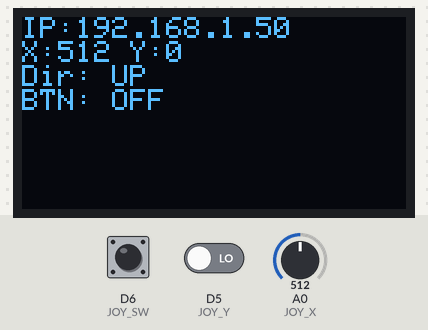
Recording of a sketch running on a simulated ESP8266 (NodeMCU). Shown: 128×64 one-colour display. The inputs (shaded band) are chosen by the test bench; at power-on: A0 (JOY_X) = 512, D6 (JOY_SW) HIGH, D5 (JOY_Y) LOW. WiFi joins after 1.5 s; servers stay silent unless stated; what the sketch prints to the serial monitor is not drawn.

Above: at 4.7 s.
4.8 s: A0 (JOY_X) set to 588
At 6.1 s:
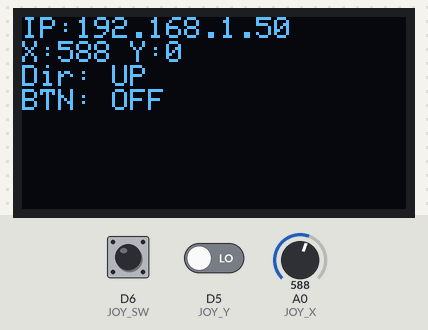
6.4 s: A0 (JOY_X) set to 617
At 7.2 s:
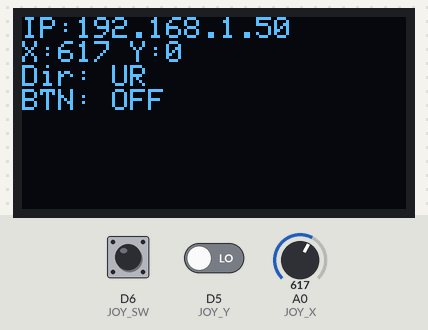
7.9 s: D6 (JOY_SW) pulled LOW for 0.15 s
At 8.01 s:
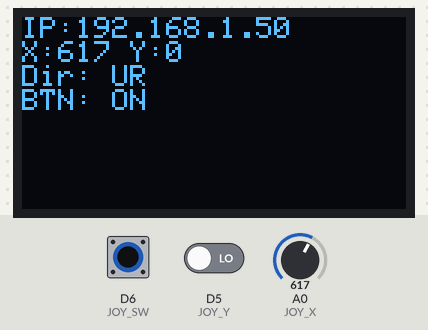
9.5 s: D5 (JOY_Y) driven HIGH
At 10.7 s:
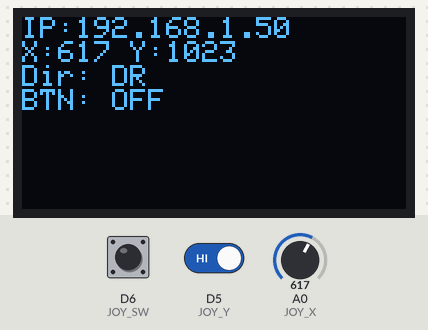
11.0 s: D6 (JOY_SW) pulled LOW for 1 s
At 11.4 s:
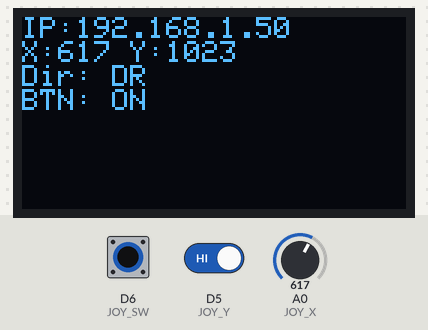
13.5 s: A0 (JOY_X) set to 590
At 14.8 s:
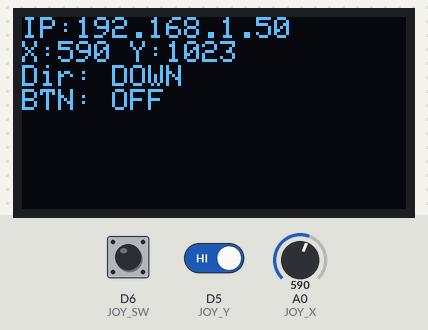
Timing chart, 0 to 16.0 s (numbered marks = the images above; inputs shaded):
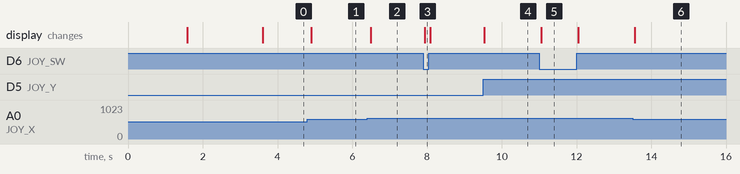

Measured:
- the behaviour switches between 600 and 601 on A0 (JOY_X) (found by bisection; images 1 and 2)
- after the input at 4.8 s, the display: changes after 0.10 s (image 1)
- after the input at 6.4 s, the display: changes after 0.10 s (image 2)
- after the input at 7.9 s, the display: changes at once (image 3)
- after the input at 9.5 s, the display: changes at once (image 4)
- after the input at 11.0 s, the display: changes after 0.05 s (image 5)
- after the input at 13.5 s, the display: changes after 0.06 s (image 6)

The sketch:

joystick-display.ino
```cpp
#include <Wire.h>
#include <Adafruit_GFX.h>
#include <Adafruit_SSD1306.h>
#include <ESP8266WiFi.h>
#include <ESP8266WebServer.h>

#define SCREEN_WIDTH 128
#define SCREEN_HEIGHT 64
#define OLED_RESET -1
Adafruit_SSD1306 display(SCREEN_WIDTH, SCREEN_HEIGHT, &Wire, OLED_RESET);

// Joystick pins
#define JOY_X A0
#define JOY_Y D5
#define JOY_SW D6

// Configurações WiFi
const char* ssid = "sua_rede_wifi";
const char* password = "sua_senha_wifi";

// IP Fixo
IPAddress ip(192, 168, 100, 147); // Defina o IP fixo desejado
IPAddress gateway(192, 168, 100, 1);
IPAddress subnet(255, 255, 255, 0);

ESP8266WebServer server(80);

// Variáveis do joystick
int xVal = 512;
int yVal = 512;
bool buttonPressed = false;
String direction = "CENTER";

void setup() {
  Serial.begin(115200);

  pinMode(JOY_SW, INPUT_PULLUP);
  pinMode(JOY_Y, INPUT);

  // Configurar I2C
  Wire.begin(D2, D1);

  // Inicializar OLED
  if (!display.begin(SSD1306_SWITCHCAPVCC, 0x3C)) {
    Serial.println(F("SSD1306 allocation failed"));
    while (1);
  }

  display.clearDisplay();
  display.setTextSize(1);
  display.setTextColor(SSD1306_WHITE);
  display.setCursor(0, 0);
  display.println("Conectando WiFi...");
  display.display();

  // Configurar IP fixo
  WiFi.config(ip, gateway, subnet);
  WiFi.begin(ssid, password);

  // Aguardar conexão
  int attempts = 0;
  while (WiFi.status() != WL_CONNECTED && attempts < 20) {
    delay(500);
    Serial.print(".");
    attempts++;
  }

  display.clearDisplay();
  display.setCursor(0, 0);

  if (WiFi.status() == WL_CONNECTED) {
    Serial.println("\nWiFi conectado!");
    Serial.print("IP: ");
    Serial.println(WiFi.localIP());

    display.println("WiFi OK!");
    display.print("IP: ");
    display.println(WiFi.localIP());
  } else {
    Serial.println("\nFalha na conexão!");
    display.println("WiFi ERRO!");
  }

  display.display();
  delay(2000);

  // Configurar rotas do servidor
  server.on("/", handleRoot);
  server.on("/data", handleData);

  server.begin();
  Serial.println("Servidor HTTP iniciado");
}

void loop() {
  server.handleClient();

  // Ler joystick
  xVal = analogRead(JOY_X);
  int yDigital = digitalRead(JOY_Y);
  yVal = yDigital * 1023;
  buttonPressed = (digitalRead(JOY_SW) == LOW);
  direction = getJoystickDirection(xVal, yVal);

  // Atualizar display
  display.clearDisplay();
  display.setTextSize(1);
  display.setCursor(0, 0);
  display.print("IP:");
  display.println(WiFi.localIP());

  display.print("X:");
  display.print(xVal);
  display.print(" Y:");
  display.println(yVal);

  display.print("Dir: ");
  display.println(direction);

  display.print("BTN: ");
  display.println(buttonPressed ? "ON" : "OFF");

  display.display();
  delay(50);
}

String getJoystickDirection(int x, int y) {
  const int centerMin = 400;
  const int centerMax = 600;

  if (x < centerMin) {
    if (y < centerMin) return "UL";
    else if (y > centerMax) return "DL";
    else return "LEFT";
  } else if (x > centerMax) {
    if (y < centerMin) return "UR";
    else if (y > centerMax) return "DR";
    else return "RIGHT";
  } else {
    if (y < centerMin) return "UP";
    else if (y > centerMax) return "DOWN";
    else return "CENTER";
  }
}

void handleRoot() {
  String html = R"(
<!DOCTYPE html>
<html>
<head>
  <meta charset="UTF-8">
  <meta name="viewport" content="width=device-width, initial-scale=1.0">
  <title>Joystick Web Control</title>
  <style>
    * {
      margin: 0;
      padding: 0;
      box-sizing: border-box;
    }

    body {
      font-family: 'Arial', sans-serif;
      background: linear-gradient(135deg, #667eea 0%, #764ba2 100%);
      display: flex;
      flex-direction: column;
      align-items: center;
      justify-content: center;
      min-height: 100vh;
      color: white;
    }

    h1 {
      margin-bottom: 20px;
      text-shadow: 2px 2px 4px rgba(0,0,0,0.3);
    }

    #canvas-container {
      background: white;
      border-radius: 15px;
      padding: 20px;
      box-shadow: 0 10px 30px rgba(0,0,0,0.3);
      margin-bottom: 20px;
    }

    #gameCanvas {
      border: 3px solid #333;
      background: #f0f0f0;
      display: block;
    }

    #info {
      background: rgba(255,255,255,0.2);
      backdrop-filter: blur(10px);
      padding: 15px 30px;
      border-radius: 10px;
      text-align: center;
      min-width: 300px;
    }

    #info p {
      margin: 8px 0;
      font-size: 16px;
    }

    .value {
      font-weight: bold;
      color: #ffd700;
    }
  </style>
</head>
<body>
  <h1>🎮 Joystick Web Control</h1>

  <div id="canvas-container">
    <canvas id="gameCanvas" width="600" height="400"></canvas>
  </div>

  <div id="info">
    <p>Direção: <span class="value" id="direction">CENTER</span></p>
    <p>X: <span class="value" id="xValue">512</span> | Y: <span class="value" id="yValue">512</span></p>
    <p>Botão: <span class="value" id="button">OFF</span></p>
  </div>

  <script>
    const canvas = document.getElementById('gameCanvas');
    const ctx = canvas.getContext('2d');

    let squareX = canvas.width / 2 - 25;
    let squareY = canvas.height / 2 - 25;
    const squareSize = 50;
    const speed = 3;

    let currentDirection = 'CENTER';

    function drawSquare() {
      ctx.clearRect(0, 0, canvas.width, canvas.height);

      // Desenhar grade
      ctx.strokeStyle = '#ddd';
      ctx.lineWidth = 1;
      for (let i = 0; i < canvas.width; i += 50) {
        ctx.beginPath();
        ctx.moveTo(i, 0);
        ctx.lineTo(i, canvas.height);
        ctx.stroke();
      }
      for (let i = 0; i < canvas.height; i += 50) {
        ctx.beginPath();
        ctx.moveTo(0, i);
        ctx.lineTo(canvas.width, i);
        ctx.stroke();
      }

      // Desenhar quadrado
      ctx.fillStyle = '#667eea';
      ctx.strokeStyle = '#764ba2';
      ctx.lineWidth = 3;
      ctx.fillRect(squareX, squareY, squareSize, squareSize);
      ctx.strokeRect(squareX, squareY, squareSize, squareSize);

      // Sombra
      ctx.fillStyle = 'rgba(0,0,0,0.2)';
      ctx.fillRect(squareX + 5, squareY + 5, squareSize, squareSize);
    }

    function moveSquare() {
      switch(currentDirection) {
        case 'UP':
          squareY = Math.max(0, squareY - speed);
          break;
        case 'DOWN':
          squareY = Math.min(canvas.height - squareSize, squareY + speed);
          break;
        case 'LEFT':
          squareX = Math.max(0, squareX - speed);
          break;
        case 'RIGHT':
          squareX = Math.min(canvas.width - squareSize, squareX + speed);
          break;
        case 'UL':
          squareX = Math.max(0, squareX - speed);
          squareY = Math.max(0, squareY - speed);
          break;
        case 'UR':
          squareX = Math.min(canvas.width - squareSize, squareX + speed);
          squareY = Math.max(0, squareY - speed);
          break;
        case 'DL':
          squareX = Math.max(0, squareX - speed);
          squareY = Math.min(canvas.height - squareSize, squareY + speed);
          break;
        case 'DR':
          squareX = Math.min(canvas.width - squareSize, squareX + speed);
          squareY = Math.min(canvas.height - squareSize, squareY + speed);
          break;
      }
      drawSquare();
    }

    function updateData() {
      fetch('/data')
        .then(response => response.json())
        .then(data => {
          currentDirection = data.direction;
          document.getElementById('direction').textContent = data.direction;
          document.getElementById('xValue').textContent = data.x;
          document.getElementById('yValue').textContent = data.y;
          document.getElementById('button').textContent = data.button ? 'PRESSED' : 'OFF';
        })
        .catch(err => console.error('Erro:', err));
    }

    // Atualizar dados a cada 100ms
    setInterval(updateData, 100);

    // Animar movimento
    setInterval(moveSquare, 16);

    // Desenho inicial
    drawSquare();
  </script>
</body>
</html>
  )";

  server.send(200, "text/html", html);
}

void handleData() {
  String json = "{";
  json += "\"x\":" + String(xVal) + ",";
  json += "\"y\":" + String(yVal) + ",";
  json += "\"direction\":\"" + direction + "\",";
  json += "\"button\":" + String(buttonPressed ? "true" : "false");
  json += "}";

  server.send(200, "application/json", json);
}
```
